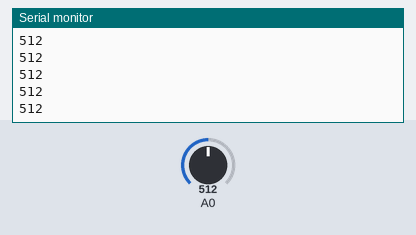
A sketch run on a simulated Arduino Uno, built with avr-gcc and run on an emulated ATmega328P. Parts: the last lines printed to the serial monitor. Inputs (shaded band) come from the test bench; at power-on: A0 = 512.

Above: at 1.2 s.
1.3 s: A0 set to 716
At 1.31 s:
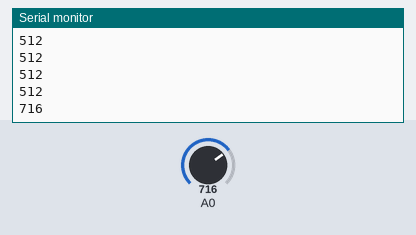
2.8 s: A0 set to 900
At 2.81 s:
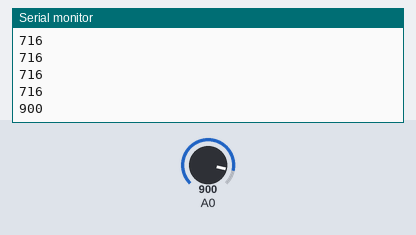
Timing chart, 0 to 5.8 s (numbered marks = the images above; inputs shaded):
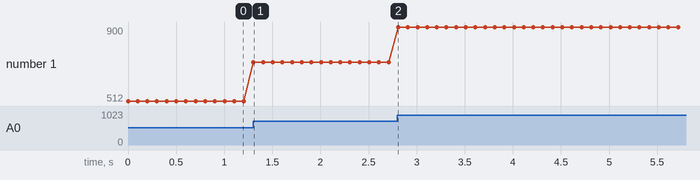

The sketch:

Arduino10.ino
```cpp
int val = 0;
int sensorPin = 0;
void setup() {
  // put your setup code here, to run once:
  Serial.begin(9600);
  pinMode(sensorPin,OUTPUT);
}

void loop() {
  // put your main code here, to run repeatedly:
  val = analogRead(0);
  analogWrite ( sensorPin , val ) ;
   Serial.println (val);
   delay(100);
}
```

Measured:
- after the input at 1.3 s, the serial monitor: prints a new line at once (image 1)
- after the input at 2.8 s, the serial monitor: prints a new line at once (image 2)
- plotted number 1: 512 → 716 after the input at 1.3 s, 716 → 900 after the input at 2.8 s
